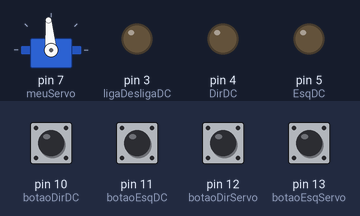
Bench run of a sketch on a simulated Arduino Uno, built with avr-gcc and run on an emulated ATmega328P. On the bench: servo, output pins drawn as LEDs (lit = HIGH). The inputs (shaded band) are chosen by the test bench; at power-on: pin 10 (botaoDirDC), pin 11 (botaoEsqDC), pin 12 (botaoDirServo), pin 13 (botaoEsqServo) HIGH.

Above: at 1.2 s.
1.3 s: pin 12 (botaoDirServo) pulled LOW for 1 s
At 2.6 s:
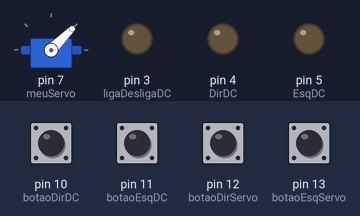
3.8 s: pin 10 (botaoDirDC) pulled LOW for 0.15 s
At 3.87 s:
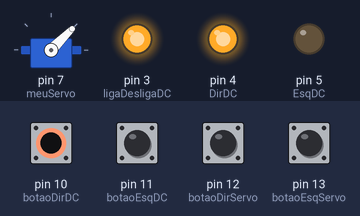
5.4 s: pin 11 (botaoEsqDC) pulled LOW for 0.15 s
At 5.47 s:
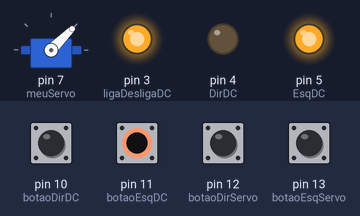
7.0 s: pin 12 (botaoDirServo) pulled LOW for 0.15 s
At 8.3 s:
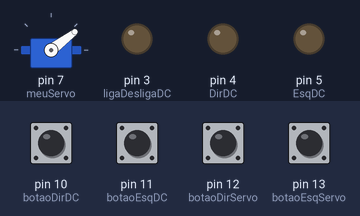
8.6 s: pin 10 (botaoDirDC) pulled LOW for 1 s
At 9.2 s:
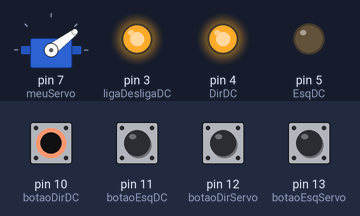
11.1 s: pin 11 (botaoEsqDC) pulled LOW for 1 s
At 11.9 s:
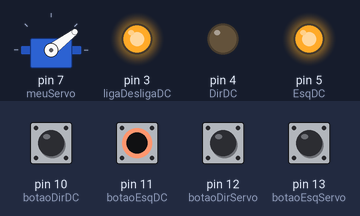
Timing chart, 0 to 14.1 s (numbered marks = the images above; inputs shaded):
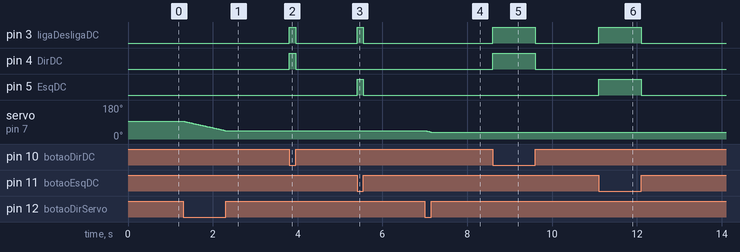

Measured:
- after the input at 1.3 s, servo on pin 7 (meuServo): moves from 95° to 45° over 0.98 s, starting at once
- after the input at 3.8 s, pin 3 (ligaDesligaDC), pin 4 (DirDC): LOW → HIGH at once, → LOW 0.15 s later
- after the input at 5.4 s, pin 3 (ligaDesligaDC), pin 5 (EsqDC): LOW → HIGH at once, → LOW 0.15 s later
- after the input at 7.0 s, servo on pin 7 (meuServo): 45° → 37° at once
- after the input at 8.6 s, pin 3 (ligaDesligaDC), pin 4 (DirDC): LOW → HIGH at once, → LOW 1.0 s later
- after the input at 11.1 s, pin 3 (ligaDesligaDC), pin 5 (EsqDC): LOW → HIGH at once, → LOW 1.0 s later

The sketch:

13-carrinhoGeral.ino
```cpp
#include <Servo.h>

Servo meuServo;

int ligaDesligaDC = 3;
int DirDC = 4;
int EsqDC = 5;
int velocidadeDC = 255;

int botaoDirDC = 10;
int botaoEsqDC = 11;
int botaoDirServo = 12;
int botaoEsqServo = 13;
int angulo;

void setup() {
  meuServo.attach(7);
  meuServo.write(95);
  angulo = meuServo.read();

  pinMode(ligaDesligaDC, OUTPUT);
  pinMode(DirDC, OUTPUT);
  pinMode(EsqDC, OUTPUT);

  analogWrite(ligaDesligaDC,0);
  digitalWrite(DirDC,LOW);
  digitalWrite(EsqDC,LOW);

  pinMode(botaoDirDC, INPUT_PULLUP);
  pinMode(botaoEsqDC, INPUT_PULLUP);
  pinMode(botaoDirServo, INPUT_PULLUP);
  pinMode(botaoEsqServo, INPUT_PULLUP);
}

void loop() {

  while(digitalRead(botaoDirDC) == LOW){
    analogWrite(ligaDesligaDC,velocidadeDC);
    digitalWrite(DirDC,HIGH);
    digitalWrite(EsqDC,LOW);
  }
  while(digitalRead(botaoEsqDC) == LOW){
    analogWrite(ligaDesligaDC,velocidadeDC);
    digitalWrite(DirDC,LOW);
    digitalWrite(EsqDC,HIGH);
  }

  while(digitalRead(botaoDirServo)==LOW) {
    if(angulo > 10) {
      angulo = angulo - 1;
      meuServo.write(angulo);
      delay(20);
    }
  }

  while(digitalRead(botaoEsqServo)==LOW) {
    if(angulo < 180) {
      angulo = angulo + 1;
      meuServo.write(angulo);
      delay(20);
    }
  }

  analogWrite(ligaDesligaDC,0);
  digitalWrite(DirDC,LOW);
  digitalWrite(EsqDC,LOW);

}
```
